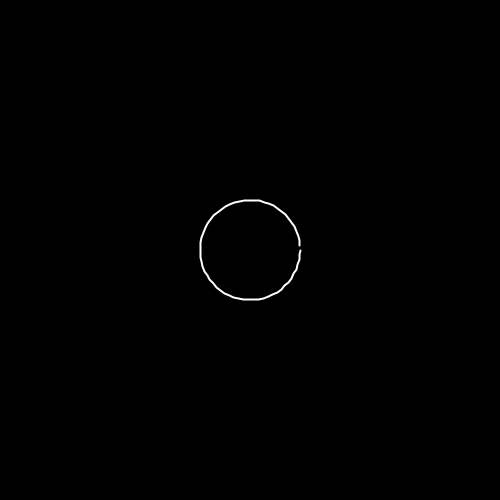
Frame 1 (no input)
Frame 60 (the mouse pressed at the canvas centre just before this capture): identical to frame 1, image omitted
Frame 120 (the mouse held since frame 60 and released just before this capture): identical to frame 1, image omitted

The Processing sketch that drew this single still picture (run headless with seeded random() and noise(); from frame 60 on, the mouse is pressed at the canvas centre):

// Processing sketch: build
// ── build.pde
void setup() {
  size(500, 500);
  noFill();
  stroke(#ffffff);
  strokeWeight(2);
}

void draw() {
  background(#000000);

  translate(width/2, height/2);

  beginShape();
  
  for (float theta = 0; theta <= 2 * PI; theta += 0.1) {
    float rad = r(theta,
      1, // a
      1, // b
      0, // m
      1, // n1
      1, // n2
      1  // n3
    );
    float x = rad * cos(theta) * 50;
    float y = rad * sin(theta) * 50;
    vertex(x, y);
  }

  endShape();
}

float r(float theta, float a, float b, float m, float n1, float n2, float n3){
  //first chunk
  float firstChunk = pow( abs (cos( m * theta / 4.0) / a ), n2);
  float secondChunk = pow( abs (sin( m * theta / 4.0) / b ), n3);

  return pow ( firstChunk + secondChunk, -1.0/n1 );
}
